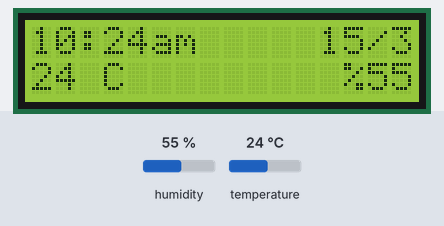
The sketch below on a simulated Arduino Uno, built with avr-gcc and run on an emulated ATmega328P. Shown: 16×2 character LCD. The test bench sets the inputs (shaded band); at power-on: temperature 24 °C, humidity 55 %. The local clock reads 2024-03-15 10:24:30 at power-on unless the sketch sets it.

Above: at 1.2 s.
1.3 s: temperature set to 11 °C
At 4.4 s:
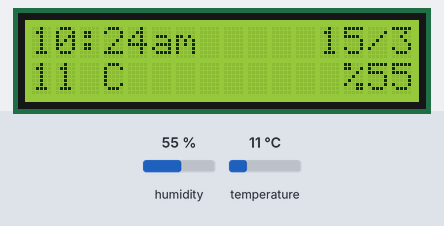
4.7 s: temperature set to 8 °C
At 7.6 s:
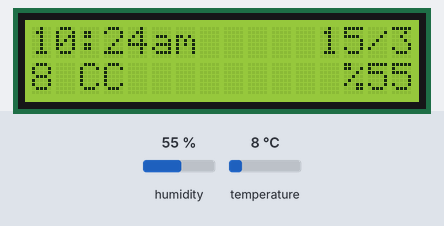
8.8 s: humidity set to 22 %
At 10.4 s:
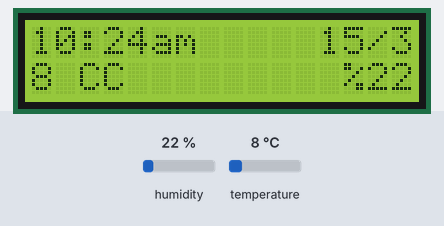
10.9 s: humidity set to 40 %
At 12.0 s:
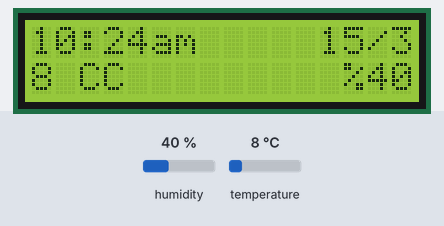
Timing chart, 0 to 13.9 s (numbered marks = the images above; inputs shaded):
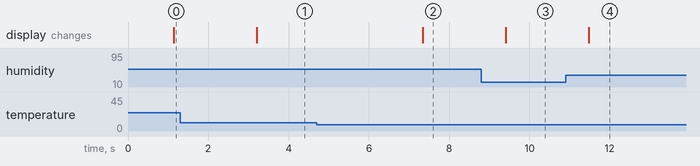

The sketch:

MasaSaati.ino
```cpp
#include <virtuabotixRTC.h>
#include <LiquidCrystal_I2C.h>
#include <DHT11.h>

int CLK_PIN = 13;
int DAT_PIN = 12;
int RST_PIN = 11;
virtuabotixRTC myRTC(CLK_PIN, DAT_PIN, RST_PIN);

LiquidCrystal_I2C ekran(0x27,16,2);

DHT11 dht(7);

void setup() {
ekran.init();
ekran.backlight();
ekran.clear();
}

void loop() {
  int temp = dht.readTemperature(),hum = dht.readHumidity();
  myRTC.updateTime();

// Sıcaklık - Nem
  ekran.setCursor(13,1); ekran.print("%"); ekran.print(hum);// Nem
  ekran.setCursor(0,1); ekran.print(temp); ekran.print(" C");// Sıcaklık

// Tarih
  if(myRTC.month < 9){ekran.setCursor(12,0);}
  else{ekran.setCursor(11,0);}

  ekran.print(myRTC.dayofmonth);
  ekran.print("/");
  ekran.print(myRTC.month);

// Saat
   //am sabah
   //pm öğlen
  if(myRTC.hours > 12){ ekran.setCursor(0,0); ekran.print(myRTC.hours - 12); ekran.print(":"); ekran.print(myRTC.minutes); ekran.print("pm");}

  else{ ekran.setCursor(0,0); ekran.print(myRTC.hours); ekran.print(":"); ekran.print(myRTC.minutes); ekran.print("am");}

      delay(1000);
  }
```

Measured:
- the behaviour switches between 10 and 9 °C on temperature (found by bisection; images 1 and 2)
- after the input at 1.3 s, the display: changes after 1.9 s (image 1)
- after the input at 4.7 s, the display: changes after 2.6 s (image 2)
- after the input at 8.8 s, the display: changes after 0.61 s (image 3)
- after the input at 10.9 s, the display: changes after 0.58 s (image 4)
